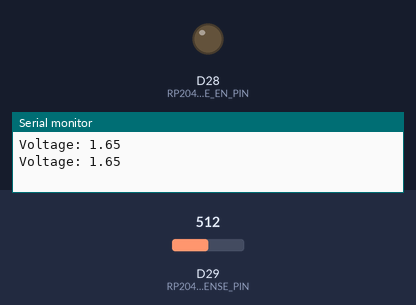
A sketch run on a simulated Arduino Due. Parts: output pins drawn as LEDs (lit = HIGH), the last lines printed to the serial monitor. The test bench sets the inputs (shaded band); at power-on: D29 (RP2040_VSENSE_PIN) = 512 (analog values on the 0–1023 scale).

Above: at 2.8 s.
2.9 s: D29 (RP2040_VSENSE_PIN) set to 765
8.2 s: D29 (RP2040_VSENSE_PIN) set to 787
At 13.6 s:
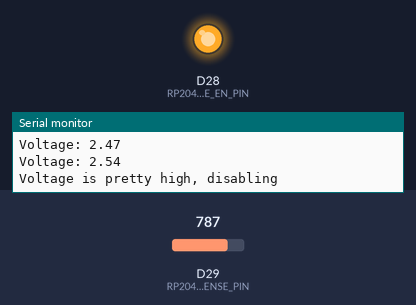
Timing chart, 0 to 17.5 s (numbered marks = the images above; inputs shaded):
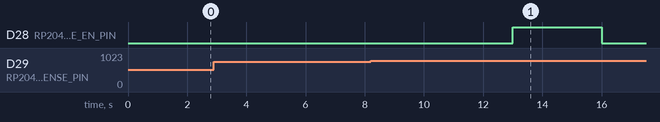

The sketch:

vsense.ino
```cpp
#define RP2040_VSENSE_PIN 29
#define RP2040_CHARGE_EN_PIN 28

#define ANALOG_READ_RESOLUTION 12

void setup() {

  pinMode(RP2040_CHARGE_EN_PIN, OUTPUT);
  digitalWrite(RP2040_CHARGE_EN_PIN, LOW); // set low to enable charging, based on the bq25172 spec

  Serial.begin(115200);
  analogReadResolution(ANALOG_READ_RESOLUTION);

}


float toVoltage(int resolution, float nominalV, int val) {

  return val * (nominalV/  (1 << resolution));
}

bool hasDisabled = false;

void loop() {

  int potValue = analogRead(RP2040_VSENSE_PIN);
  float voltage = toVoltage(ANALOG_READ_RESOLUTION, 3.3, potValue);
  Serial.print("Voltage: ");
  Serial.println(voltage);

  if (voltage > 2.5 && hasDisabled == false) {
    hasDisabled = true;
    Serial.println("Voltage is pretty high, disabling");
    delay(3000);
    digitalWrite(RP2040_CHARGE_EN_PIN, HIGH);
    delay(3000);
    Serial.println("Enabling again");
    digitalWrite(RP2040_CHARGE_EN_PIN, LOW);
  }

  delay(2000);
}
```

Measured:
- the behaviour switches between 775 and 776 on D29 (RP2040_VSENSE_PIN) (found by bisection; images 0 and 1)
- after the input at 8.2 s, D28 (RP2040_CHARGE_EN_PIN): LOW → HIGH after 4.8 s, → LOW 3.0 s later
